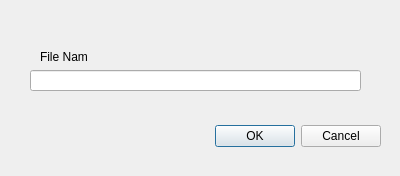
<?xml version="1.0" encoding="UTF-8"?>
<ui version="4.0">
 <class>DialogSetFileName</class>
 <widget class="QDialog" name="DialogSetFileName">
  <property name="geometry">
   <rect>
    <x>0</x>
    <y>0</y>
    <width>400</width>
    <height>176</height>
   </rect>
  </property>
  <property name="windowTitle">
   <string>Dialog</string>
  </property>
  <widget class="QDialogButtonBox" name="buttonBox">
   <property name="geometry">
    <rect>
     <x>40</x>
     <y>120</y>
     <width>341</width>
     <height>32</height>
    </rect>
   </property>
   <property name="orientation">
    <enum>Qt::Horizontal</enum>
   </property>
   <property name="standardButtons">
    <set>QDialogButtonBox::Cancel|QDialogButtonBox::Ok</set>
   </property>
  </widget>
  <widget class="QLabel" name="label">
   <property name="geometry">
    <rect>
     <x>40</x>
     <y>50</y>
     <width>47</width>
     <height>13</height>
    </rect>
   </property>
   <property name="text">
    <string>File Name</string>
   </property>
  </widget>
  <widget class="QLineEdit" name="le_FileName">
   <property name="geometry">
    <rect>
     <x>30</x>
     <y>70</y>
     <width>331</width>
     <height>21</height>
    </rect>
   </property>
  </widget>
 </widget>
 <resources/>
 <connections>
  <connection>
   <sender>buttonBox</sender>
   <signal>accepted()</signal>
   <receiver>DialogSetFileName</receiver>
   <slot>accept()</slot>
   <hints>
    <hint type="sourcelabel">
     <x>248</x>
     <y>254</y>
    </hint>
    <hint type="destinationlabel">
     <x>157</x>
     <y>274</y>
    </hint>
   </hints>
  </connection>
  <connection>
   <sender>buttonBox</sender>
   <signal>rejected()</signal>
   <receiver>DialogSetFileName</receiver>
   <slot>reject()</slot>
   <hints>
    <hint type="sourcelabel">
     <x>316</x>
     <y>260</y>
    </hint>
    <hint type="destinationlabel">
     <x>286</x>
     <y>274</y>
    </hint>
   </hints>
  </connection>
 </connections>
</ui>
